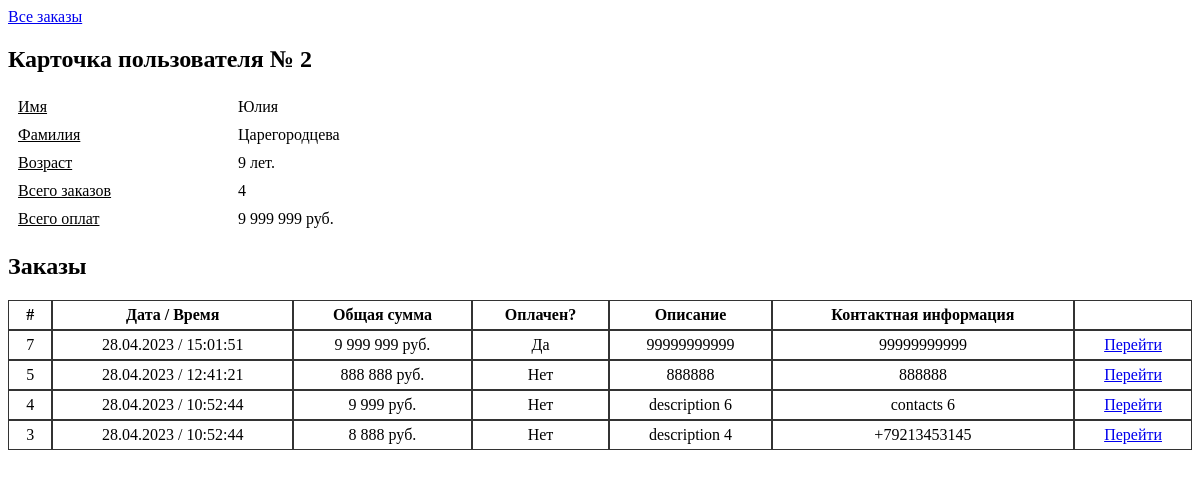
Page /userView.php?id=2 on the committed database.
### tables this page shows
CREATE TABLE `users` (
  `id` int NOT NULL,
  `name` varchar(256) NOT NULL,
  `surname` varchar(256) NOT NULL,
  `age` int DEFAULT NULL
);

CREATE TABLE `orders` (
  `id` int NOT NULL,
  `user_id` int NOT NULL,
  `time` int NOT NULL,
  `total_price` int NOT NULL,
  `description` text,
  `contacts` text NOT NULL,
  `payed` int NOT NULL
);

### app.php (called while the page is built, shortened)
<?php
class App
{
	public $connect;
	public function __construct($username = '', $password = '', $host = 'localhost', $database = '')
	{
		$this->connect = new mysqli($host, $username, $password, $database);
	}
	public function getAllOrders($userID = null)
	{
		$output = array();
		$sql = 'SELECT * FROM `orders`' . ($userID ? ' WHERE `user_id` = ' . $userID : '') . ' ORDER BY `time` DESC, `id` DESC';
		$res = $this->connect->query($sql);
		if($res->num_rows > 0)
		{
			while($row = $res->fetch_assoc()) $output[$row['id']] = $row;
		}
		return $output;
	}
	public function getOneUser()
	{
		$result = $this->connect->query('SELECT * FROM `users` WHERE `id` = ' . (int) $_REQUEST['id']);
		while ($row = $result->fetch_assoc()) return $row;
	}
}
$username = 'testtask';
$password = 'testtask';
$app = new App($username, $password, 'localhost', 'testtask');
?>

### userView.php (the view, shortened to what this page needs)
<?php
require_once('app.php');
global $app;
$app->prepareRequests();
$user = $app->getOneUser();
$orders = $app->getAllOrders($user['id']);
$payments = 0;
if($orders)
{
	foreach($orders as $order)
	{
		if((int) $order['payed'] == 1) $payments = $payments + $order['total_price'];
	}
}
?>
<html>
	<head>
		<link rel="stylesheet" type="text/css" href="assets/style.css"/>
	</head>
	<body>
		<div class="wrap">
			<p><a href="/">Все заказы</a></p>
			<h2>Карточка пользователя № <?php echo $user['id']; ?></h2>
			<table width="600" cellspacing="0" class="no-border">
				<tr>
					<td width="200">
						<u>Имя</u>
					</td>
					<td>
						<?php echo $user['name']; ?>
					</td>
				</tr>
				<tr>
					<td width="200">
						<u>Фамилия</u>
					</td>
					<td>
						<?php echo $user['surname']; ?>
					</td>
				</tr>
				<tr>
					<td width="200">
						<u>Возраст</u>
					</td>
					<td>
						<?php echo $user['age']; ?> лет.
					</td>
				</tr>
				<tr>
					<td width="200">
						<u>Всего заказов</u>
					</td>
					<td>
						<?php echo count($orders); ?>
					</td>
				</tr>
				<tr>
					<td width="200">
						<u>Всего оплат</u>
					</td>
					<td>
						<?php echo number_format($payments, 0, ',', ' '); ?> руб.
					</td>
				</tr>
			</table>
			<h2>Заказы</h2>
			<?php if(count($orders)) { ?>
				<table width="100%" cellspacing="0">
					<thead>
						<tr>
							<th>#</th>
							<th>Дата / Время</th>
							<th>Общая сумма</th>
							<th>Оплачен?</th>
							<th>Описание</th>
							<th>Контактная информация</th>
							<th></th>
						</tr>
					</thead>
					<tbody>
						<?php foreach($orders as $order) { ?>
							<tr>
								<td><?php echo $order['id']; ?></td>
								<td><?php echo date('d.m.Y / H:i:s', $order['time']); ?></td>
								<td><?php echo number_format($order['total_price'], 0, ',', ' '); ?> руб.</td>
								<td><?php echo ((int) $order['payed'] == 1) ? 'Да' : 'Нет'; ?></td>
								<td><?php echo $order['description']; ?></td>
								<td><?php echo $order['contacts']; ?></td>
								<td><a href="/orderView.php?id=<?php echo $order['id']; ?>">Перейти</a></td>
							</tr>
						<?php } ?>
					</tbody>
				</table>
			<?php } ?>
		</div>
	</body>
</html>

### assets/style.css (style rules this page uses)
td, th { text-align: center; padding: 5px 10px; border: 1px solid #333; }
.no-border td, .no-border th { border: 0 none !important; text-align:left; }

### rows in the picture
users: id "2", name "Юлия", surname "Царегородцева", age "9"
orders: id "7", time "28.04.2023 / 15:01:51", total_price "9 999 999", payed "Да", description "99999999999", contacts "99999999999"
orders: id "5", time "28.04.2023 / 12:41:21", total_price "888 888", payed "Нет", description "888888", contacts "888888"
orders: id "4", time "28.04.2023 / 10:52:44", total_price "9 999", payed "Нет", description "description 6", contacts "contacts 6"
orders: id "3", time "28.04.2023 / 10:52:44", total_price "8 888", payed "Нет", description "description 4", contacts "+79213453145"

### other values in the picture
count($orders) "4"
$payments "9 999 999"
